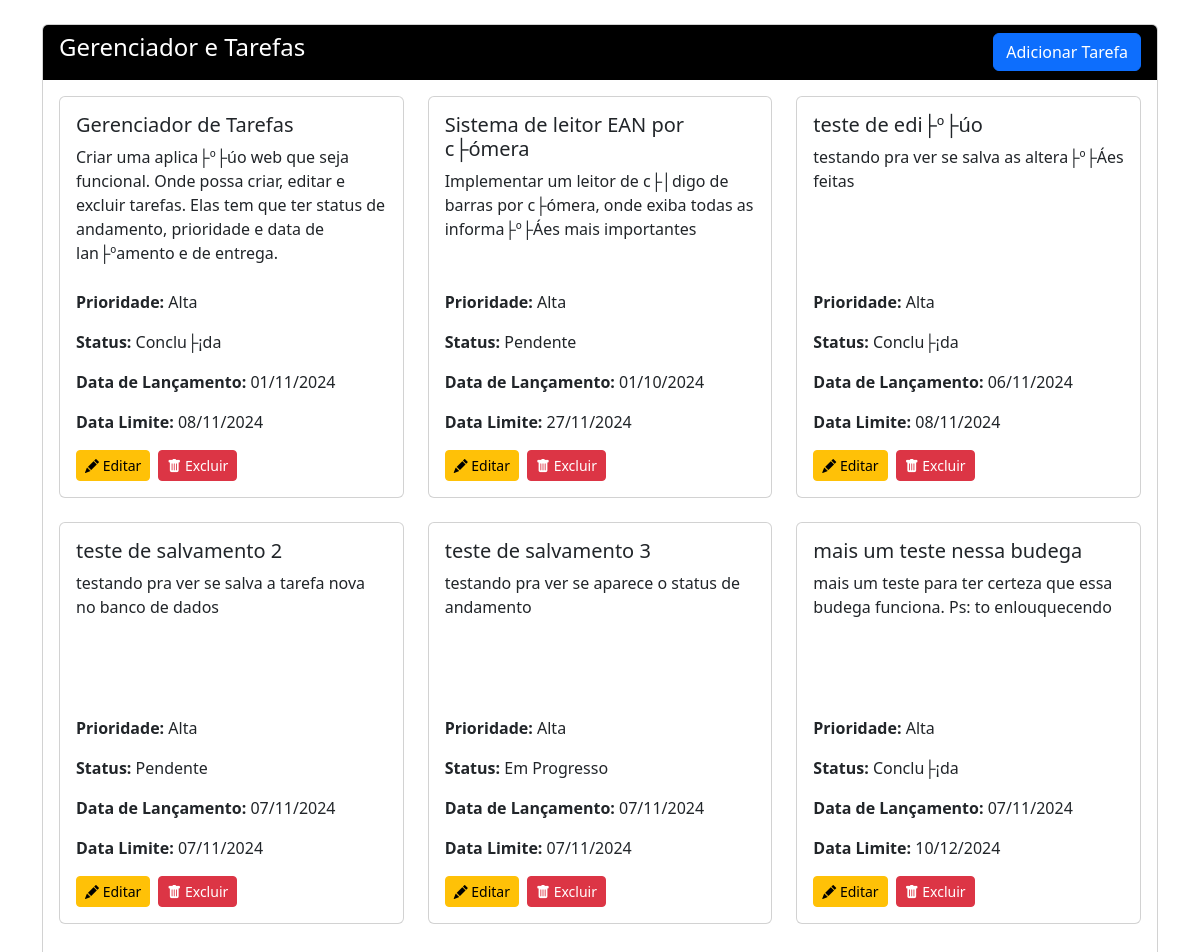
Before: / with the older database file.
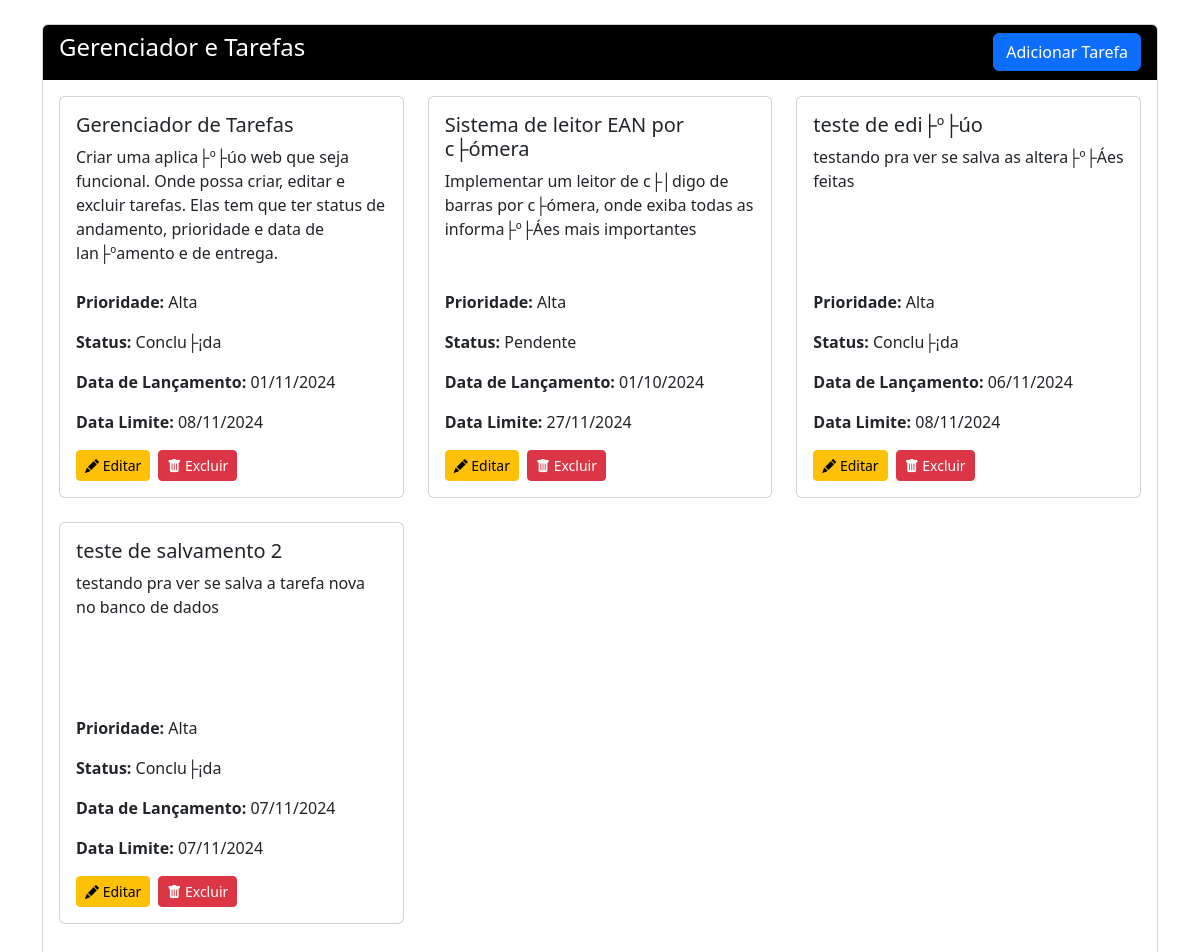
After: the same page with the newer database file.
### tables this page shows
CREATE TABLE `tarefas` (
  `id` bigint(20) unsigned NOT NULL AUTO_INCREMENT,
  `nome` varchar(100) NOT NULL,
  `descricao` varchar(350) NOT NULL,
  `prioridade` enum('Baixa','M├®dia','Alta') DEFAULT 'Baixa',
  `data_lancamento` datetime NOT NULL DEFAULT current_timestamp(),
  `data_limite` datetime NOT NULL,
  `status` enum('Pendente','Em Progresso','Conclu├¡da') DEFAULT 'Pendente',
  PRIMARY KEY (`id`)
);

### index.php (the view, shortened to what this page needs)
<?php
require_once('conexao.php');
$sql = "SELECT * FROM tarefas";
$tarefas = mysqli_query($conn, $sql);
?>
<!DOCTYPE html>
<html lang="en">
<head>
    <link href="https://cdn.jsdelivr.net/npm/bootstrap@5.3.3/dist/css/bootstrap.min.css" rel="stylesheet">
    <link rel="stylesheet" href="https://cdn.jsdelivr.net/npm/bootstrap-icons@1.11.3/font/bootstrap-icons.min.css">
    <link rel="stylesheet" href="./css/index.css">
</head>
<body>
    <div class="container mt-4">
        <div class="row">
            <div class="col-md-12">
                <div class="card">
                    <div class="card-header" style="background-color: #000;">
                        <h4 style="color: #fff;">
                            Gerenciador e Tarefas
                            <a href="tarefa_create.php" class="btn btn-primary float-end">Adicionar Tarefa</a>
                        </h4>
                    </div>
                    <div class="card-body">
                        <div class="row">
                            <?php foreach ($tarefas as $tarefa): ?>
                                <div class="col-md-4 mb-4">
                                    <div class="card">
                                        <div class="card-body d-flex flex-column" style="min-height: 400px;">
                                            <h5 class="card-title"><?php echo $tarefa['nome']; ?></h5>
                                            <p class="card-text"><?php echo $tarefa['descricao']; ?></p>
                                            <div class="mt-auto">
                                                <p class="card-text"><strong>Prioridade:</strong> <?php echo $tarefa['prioridade']; ?></p>
                                                <p class="card-text"><strong>Status:</strong> <?php echo $tarefa['status']; ?></p>
                                                <p class="card-text"><strong>Data de Lançamento:</strong> <?php echo date('d/m/Y', strtotime($tarefa['data_lancamento'])); ?></p>
                                                <p class="card-text"><strong>Data Limite:</strong> <?php echo date('d/m/Y', strtotime($tarefa['data_limite'])); ?></p>
                                                <div class="d-flex gap-2">
                                                    <a href="tarefa_edit.php?id=<?= $tarefa['id'] ?>" class="btn btn-warning btn-sm">
                                                        <i class="bi bi-pencil-fill"></i> Editar</a>
                                                    <form action="acoes.php" method="POST" class="d-inline">
                                                        <button onclick="return confirm('Excluir tarefa?')" name="delete_tarefa" type="submit" value="<?php echo $tarefa['id']; ?>" class="btn btn-danger btn-sm">
                                                            <i class="bi bi-trash-fill"></i> Excluir
                                                        </button>
                                                    </form>
                                                </div>
                                            </div>
                                        </div>
                                    </div>
                                </div>
                            <?php endforeach; ?>
                        </div>
                    </div>
                </div>
            </div>
        </div>
    </div>
</body>
</html>

Changed rows visible on the page:
removed tarefas: nome "teste de salvamento 3", descricao "testando pra ver se aparece o status de andamento", prioridade "Alta", status "Em Progresso", data_lancamento "07/11/2024", data_limite "07/11/2024", $tarefa['id'] 8 (drawn)
removed tarefas: nome "mais um teste nessa budega", descricao "mais um teste para ter certeza que essa budega funciona. Ps: to enlouquecendo", prioridade "Alta", status "Conclu├¡da", data_lancamento "07/11/2024", data_limite "10/12/2024", $tarefa['id'] 9 (drawn)
changed tarefas "teste de salvamento 2": status "Pendente" → "Conclu├¡da"
